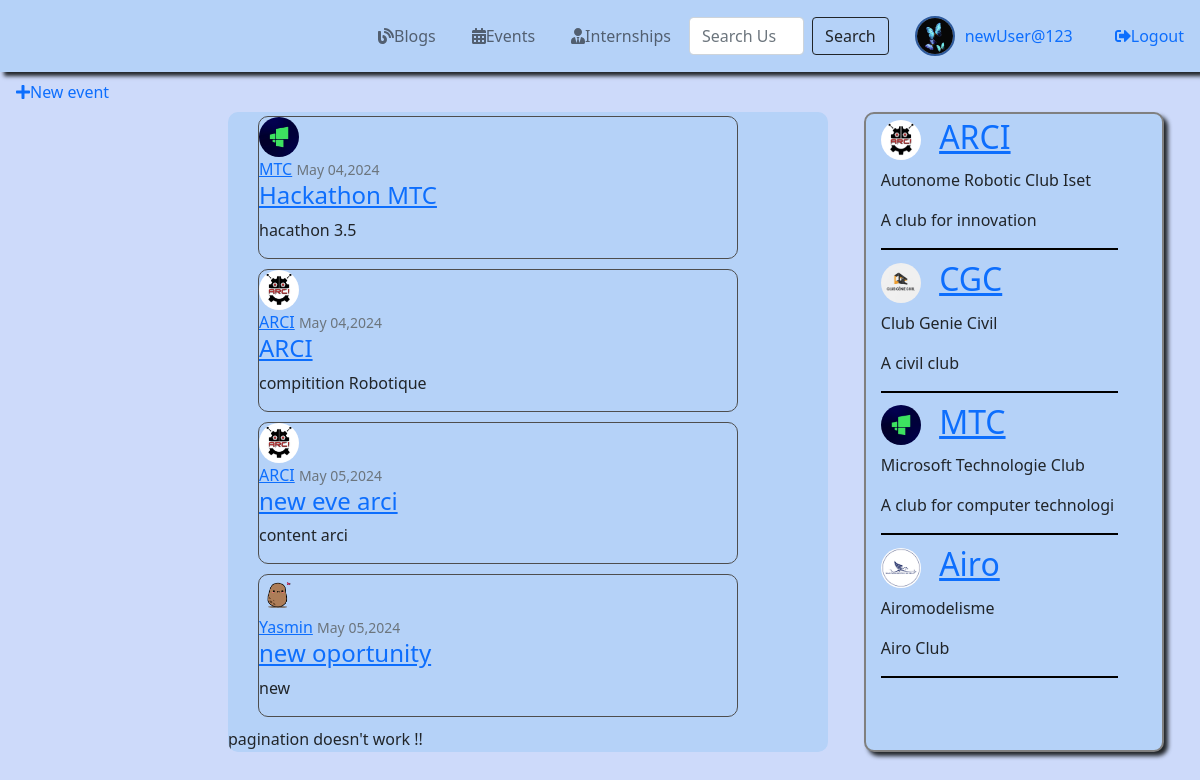
Screenshot of /events (signed in) with the database file from the repository.
### Signin/models.py (models this page shows, shortened)
class Profile(models.Model):
    user = models.OneToOneField(User, on_delete=models.CASCADE)
    image = models.ImageField(default='images/default.jpg',upload_to='profile_pics')

### Events/models.py (models this page shows, shortened)
class Event(models.Model):
    title = models.CharField(max_length = 100)
    content = models.TextField()
    date_posted = models.DateTimeField(default=timezone.now)
    author = models.ForeignKey(User, on_delete=models.CASCADE)

class Club(models.Model):
    name = models.CharField(max_length = 100)
    fullName = models.CharField(max_length = 100)
    description  = models.TextField()
    image = models.ImageField(default='images/defaultClub.jpg',upload_to='profile_pics')

### Events/views.py (the view)
# urls.py: path('', views.Events, name='Event'),
@login_required
def Events (request):
    context = {
        'events': Event.objects.all(),
        'clubs' : Club.objects.all()
    }
    return render(request,'Events.html', context)

### Events/templates/Events.html
{% extends 'base.html' %}
{% block content %}
<a class="nav-link" href="{% url 'event_create' %}">
    <span class="icn"><i class="fas fa-plus"></i></span>New event
</a>
<div style="border-radius: 10px; background-color: #b5d2f8; position: absolute; margin-left: 19%;  width: 50%; height: 80vh; background-attachment: fixed; overflow-y: auto; scrollbar-width: thin; scrollbar-color: darkgray transparent;">
    {% for event in events %}
    <fieldset style="border-radius: 10px; border: 1px solid rgb(78, 78, 78);width: 80%; margin-top: 4px; margin-left: 5%; margin-bottom: 10px;">
        <img class="rounded-circle article-img" width="40px" height="40px" src="{{ event.author.profile.image.url }}">
        <div class="media-body">
            <div class="article-metadata">
                <a class="mr-2" href="{% url 'user_events' event.author.username %}">{{ event.author }}</a>
                <small class="text-muted">{{ event.date_posted|date:"F d,Y"}}</small>
            </div>
            <h4><a class="article-title" href="{% url 'event_detail' event.id %}">{{ event.title }}</a></h4>
            <p class="article-content">{{ event.content }}</p>
        </div>
    </fieldset>
    {% endfor %}
    {% if is_paginated %}
    pagination works !!
    {% if page_obj.has_previous %}
        <a class="btn btn-outline-info mb-4" href="?page=1">First</a>
        <a class="btn btn-outline-info mb-4" href="?page={{ page_obj.previous_page_number }}">Previous</a>
    {% endif %}
    {% for num in page_obj.paginator.page_range  %}
        {% if page_obj.number == num %}
            <a class="btn btn-info mb-4" href="?page={{ num }}"> {{ num }}</a>
        {% elif num > page_obj.number|add:'-3' and num < page_obj.number|add:'3' %}
            <a class="btn btn-outline-info mb-4" href="?page={{ num }}">{{ num }}</a>
        {% endif %}
    {% endfor %}
    {% if page_obj.has_next %}
        <a class="btn btn-outline-info mb-4" href="?page={{ page_obj.next_page_number }}">Next</a>
        <a class="btn btn-outline-info mb-4" href="?page={{ page_obj.paginator.num_pages }}">Last</a>
    {% endif %}
{% else %}
    pagination doesn't work !!
{% endif %}
</div>
<div style="border-radius: 10px; background-color: #b5d2f8; position: absolute; border: 2px solid gray; margin-left: 72%; margin-top: 0; box-shadow: 4px 4px 4px; width: 25%; height: 80vh; background-attachment: fixed; overflow-y: auto; scrollbar-width: thin; scrollbar-color: darkgray transparent;" >
    {% for club in clubs %}
    <fieldset style="border-bottom: 2px solid black; width: 80%; margin-top: 4px; margin-left: 5%; margin-bottom: 10px;">
        <h2><img class="rounded-circle article-img" width="40px" height="40px" src="{{ club.image.url }}">
            <a href="{% url 'club_detail' club.id %}">{{ club.name }}</a></h2>
            <p>{{ club.fullName }}</p>
        <p> {{ club.description }}</p>
    </fieldset>
    {% endfor %}
</div>
{% endblock content%}

### Home/templates/base.html (shortened to what this page needs)
{% load static %}
<!DOCTYPE html>
<html lang="en">
<head>
  <link href="https://cdn.jsdelivr.net/npm/bootstrap@5.1.3/dist/css/bootstrap.min.css" rel="stylesheet">
  <link rel="stylesheet" href="{% static 'fontawesome/css/all.min.css' %}" type="text/css" />
</head>
<body>
  <nav class="navbar navbar-expand-lg navbar-light">
    <div class="navbar-left">
      <ul class="navbar-nav mr-auto">
        <li class="nav-item">
          <a class="nav-link" href="{% url 'Home' %}">
            <span class="icn"><i class="fas fa-blog"></i></span> Blogs
          </a>
        </li>
        <li class="nav-item">
          <a class="nav-link" href="{% url 'Event' %}">
            <span class="icn"><i class="fas fa-calendar-alt"></i></span> Events
          </a>
        </li>
        <li class="nav-item">
          <a class="nav-link" href="{% url 'Internships' %}">
            <span class="icn"><i class="fas fa-user-tie"></i></span> Internships
          </a>
        </li>
      </ul>
    </div>
    <div class="navbar-right">
      <form action="{% url 'user_search' %}" method="get" class="d-flex">
        <input class="form-control me-2" type="search" placeholder="Search Users" aria-label="Search" name="q">
        <button class="btn btn-outline-dark" type="submit">Search</button>
      </form>
      <a class="nav-link" href="{% url 'profile' %}">
        <img class="rounded-circle article-img" width="40px" height="40px" style="border: 2px solid rgb(46, 90, 156);" src="{{ user.profile.image.url }}">
        {{ user }}
      </a>
      <a class="nav-link" href="{% url 'logout' %}">
        <span class="icn"><i class="fas fa-sign-out-alt"></i></span> Logout
      </a>
    </div>
  </nav>
  <div class="conteneur">
    {% block content %}{% endblock %}
  </div>
</body>
</html>

### Home/templates/base.html (style rules this page uses)
body { background-color: #cddafa; }
nav { background-color: #b5d2f8; box-shadow: 4px 4px 4px; }
.navbar { display: flex; justify-content: space-between; align-items: center; }
.navbar-nav { display: flex; list-style: none; padding: 0; }
.nav-item { margin: 0 10px; }
.nav-link { display: flex; align-items: center; text-decoration: none; }
.article-img { margin-right: 10px; }
.navbar-right { display: flex; align-items: center; }
.navbar-right .nav-link { margin-left: 10px; }
.navbar-left { margin-left: 30%; }

### rows the page displays
Event: author.profile.image (picture), author "MTC", date_posted "May 04,2024", title "Hackathon MTC", content "hacathon 3.5"
Event: author.profile.image (picture), author "ARCI", date_posted "May 04,2024", title "ARCI", content "compitition Robotique"
Event: author.profile.image (picture), author "ARCI", date_posted "May 05,2024", title "new eve arci", content "content arci"
Event: author.profile.image (picture), author "Yasmin", date_posted "May 05,2024", title "new oportunity", content "new"
Club: image (picture), name "ARCI", fullName "Autonome Robotic Club Iset", description "A club for innovation"
Club: image (picture), name "CGC", fullName "Club Genie Civil", description "A civil club"
Club: image (picture), name "MTC", fullName "Microsoft Technologie Club", description "A club for computer technologi"
Club: image (picture), name "Airo", fullName "Airomodelisme", description "Airo Club"

### other values shown
{{ user }} "newUser@123"
